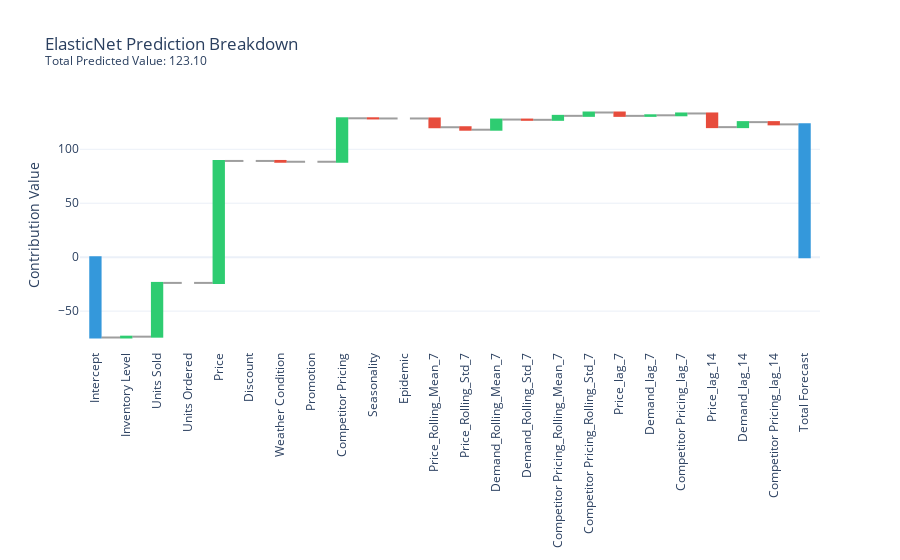

The cell this chart's notebook holds for it:
### Code cell
import plotly.graph_objects as go
import numpy as np
# 1. Calculate the contribution of each component
# Multiplying the actual feature values by their model weights
# We use .flatten() or .iloc[:, 0] to ensure we have a simple numeric array
contribution_values = (test_input_df['Value'].values * elasticnet_model_coeff_df['Coefficients'].values)

# 2. Define the labels (X-axis)
# Features from our coefficient table + a final Total label
feature_names = elasticnet_model_coeff_df['Features'].tolist()
steps = feature_names + ['Total Forecast']

# 3. Define the values (Y-axis)
# We add a 0 at the end because Plotly calculates the 'total' automatically
y_values = list(contribution_values) + [0]

# 4. Define the measures
# 'absolute' for the start (Intercept), 'relative' for features, 'total' for the end
measures = ["absolute"] + (["relative"] * (len(feature_names) - 1)) + ["total"]

# Create Waterfall chart
fig = go.Figure(go.Waterfall(
    name="Regression Breakdown",
    orientation="v",
    measure=measures,
    x=steps,
    y=y_values,
    connector={"line": {"color": "rgba(63, 63, 63, 0.5)"}},
    increasing={"marker": {"color": "#2ecc71"}}, # Green for positive impact
    decreasing={"marker": {"color": "#e74c3c"}}, # Red for negative impact
    totals={"marker": {"color": "#3498db"}}      # Blue for the final prediction
))

# Layout options
fig.update_layout(
    autosize=True,
    title=f"ElasticNet Prediction Breakdown<br><sup>Total Predicted Value: {np.sum(contribution_values):.2f}</sup>",
    waterfallgroupgap=0.5,
    yaxis_title="Contribution Value",
    showlegend=False,
    xaxis=dict(tickangle=270, automargin=True),
    template="plotly_white"
)
fig.show()

### Figure 1 — Plotly figure (JSON) as saved in the notebook; plotly's stock layout.template omitted (floating-point values rounded to 4 significant figures)
{"data": [{"connector": {"line": {"color": "rgba(63, 63, 63, 0.5)"}}, "decreasing": {"marker": {"color": "#e74c3c"}}, "increasing": {"marker": {"color": "#2ecc71"}}, "measure": ["absolute", "relative", "relative", "relative", "relative", "relative", "relative", "relative", "relative", "relative", "relative", "relative", "relative", "relative", "relative", "relative", "relative", "relative", "relative", "relative", "relative", "relative", "relative", "total"], "name": "Regression Breakdown", "orientation": "v", "totals": {"marker": {"color": "#3498db"}}, "type": "waterfall", "x": ["Intercept", "Inventory Level", "Units Sold", "Units Ordered", "Price", "Discount", "Weather Condition", "Promotion", "Competitor Pricing", "Seasonality", "Epidemic", "Price_Rolling_Mean_7", "Price_Rolling_Std_7", "Demand_Rolling_Mean_7", "Demand_Rolling_Std_7", "Competitor Pricing_Rolling_Mean_7", "Competitor Pricing_Rolling_Std_7", "Price_lag_7", "Demand_lag_7", "Competitor Pricing_lag_7", "Price_lag_14", "Demand_lag_14", "Competitor Pricing_lag_14", "Total Forecast"], "y": [-74.42, 0.767, 49.82, 0, 113.0, 0, -0.7454, 0, 40.29, -0.1755, 0, -8.122, -2.301, 9.415, -0.2414, 3.682, 3.103, -3.127, 0.54, 1.689, -12.66, 4.645, -2.091, 0]}], "layout": {"autosize": true, "showlegend": false, "title": {"text": "ElasticNet Prediction Breakdown<br><sup>Total Predicted Value: 123.10</sup>"}, "waterfallgroupgap": 0.5, "xaxis": {"automargin": true, "tickangle": -90}, "yaxis": {"title": {"text": "Contribution Value"}}}}
